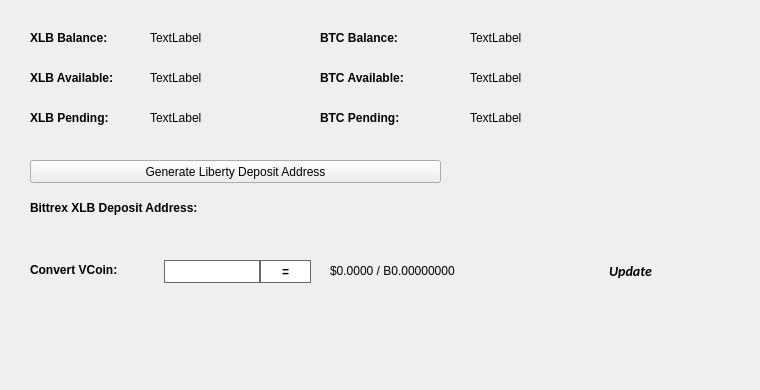
   <widget class="QWidget" name="BalanceTab">
    <attribute name="title">
     <string>Balance</string>
    </attribute>
    <widget class="QLabel" name="BitcoinBalanceLabel">
     <property name="geometry">
      <rect>
       <x>470</x>
       <y>30</y>
       <width>150</width>
       <height>16</height>
      </rect>
     </property>
     <property name="text">
      <string>TextLabel</string>
     </property>
    </widget>
    <widget class="QLabel" name="PIVBalanceLabel">
     <property name="geometry">
      <rect>
       <x>150</x>
       <y>30</y>
       <width>150</width>
       <height>16</height>
      </rect>
     </property>
     <property name="text">
      <string>TextLabel</string>
     </property>
    </widget>
    <widget class="QLabel" name="label_11">
     <property name="geometry">
      <rect>
       <x>30</x>
       <y>30</y>
       <width>101</width>
       <height>16</height>
      </rect>
     </property>
     <property name="font">
      <font>
       <weight>75</weight>
       <bold>true</bold>
      </font>
     </property>
     <property name="text">
      <string>XLB Balance:</string>
     </property>
    </widget>
    <widget class="QLabel" name="label_12">
     <property name="geometry">
      <rect>
       <x>320</x>
       <y>30</y>
       <width>101</width>
       <height>16</height>
      </rect>
     </property>
     <property name="font">
      <font>
       <weight>75</weight>
       <bold>true</bold>
      </font>
     </property>
     <property name="text">
      <string>BTC Balance:</string>
     </property>
    </widget>
    <widget class="QLabel" name="PIVAvailableLabel_2">
     <property name="geometry">
      <rect>
       <x>150</x>
       <y>70</y>
       <width>150</width>
       <height>16</height>
      </rect>
     </property>
     <property name="text">
      <string>TextLabel</string>
     </property>
    </widget>
    <widget class="QLabel" name="label_13">
     <property name="geometry">
      <rect>
       <x>30</x>
       <y>70</y>
       <width>111</width>
       <height>16</height>
      </rect>
     </property>
     <property name="font">
      <font>
       <weight>75</weight>
       <bold>true</bold>
      </font>
     </property>
     <property name="text">
      <string>XLB Available:</string>
     </property>
    </widget>
    <widget class="QLabel" name="label_14">
     <property name="geometry">
      <rect>
       <x>30</x>
       <y>110</y>
       <width>101</width>
       <height>16</height>
      </rect>
     </property>
     <property name="font">
      <font>
       <weight>75</weight>
       <bold>true</bold>
      </font>
     </property>
     <property name="text">
      <string>XLB Pending:</string>
     </property>
    </widget>
    <widget class="QLabel" name="PIVPendingLabel">
     <property name="geometry">
      <rect>
       <x>150</x>
       <y>110</y>
       <width>150</width>
       <height>16</height>
      </rect>
     </property>
     <property name="text">
      <string>TextLabel</string>
     </property>
    </widget>
    <widget class="QLabel" name="label_15">
     <property name="geometry">
      <rect>
       <x>320</x>
       <y>70</y>
       <width>111</width>
       <height>16</height>
      </rect>
     </property>
     <property name="font">
      <font>
       <weight>75</weight>
       <bold>true</bold>
      </font>
     </property>
     <property name="text">
      <string>BTC Available:</string>
     </property>
    </widget>
    <widget class="QLabel" name="BitcoinAvailableLabel">
     <property name="geometry">
      <rect>
       <x>470</x>
       <y>70</y>
       <width>150</width>
       <height>16</height>
      </rect>
     </property>
     <property name="text">
      <string>TextLabel</string>
     </property>
    </widget>
    <widget class="QLabel" name="label_31">
     <property name="geometry">
      <rect>
       <x>320</x>
       <y>110</y>
       <width>111</width>
       <height>16</height>
      </rect>
     </property>
     <property name="font">
      <font>
       <weight>75</weight>
       <bold>true</bold>
      </font>
     </property>
     <property name="text">
      <string>BTC Pending:</string>
     </property>
    </widget>
    <widget class="QLabel" name="BitcoinPendingLabel">
     <property name="geometry">
      <rect>
       <x>470</x>
       <y>110</y>
       <width>150</width>
       <height>16</height>
      </rect>
     </property>
     <property name="text">
      <string>TextLabel</string>
     </property>
    </widget>
    <widget class="QLabel" name="label_33">
     <property name="geometry">
      <rect>
       <x>30</x>
       <y>200</y>
       <width>221</width>
       <height>16</height>
      </rect>
     </property>
     <property name="font">
      <font>
       <weight>75</weight>
       <bold>true</bold>
      </font>
     </property>
     <property name="text">
      <string>Bittrex XLB Deposit Address:</string>
     </property>
    </widget>
    <widget class="QPushButton" name="GenDepositBTN">
     <property name="geometry">
      <rect>
       <x>30</x>
       <y>160</y>
       <width>411</width>
       <height>23</height>
      </rect>
     </property>
     <property name="text">
      <string>Generate Liberty Deposit Address</string>
     </property>
     <property name="icon">
      <iconset resource="../liberty.qrc">
       <normaloff>:/icons/bitcoin</normaloff>:/icons/bitcoin</iconset>
     </property>
    </widget>
    <widget class="QLabel" name="DepositAddressLabel">
     <property name="geometry">
      <rect>
       <x>200</x>
       <y>200</y>
       <width>261</width>
       <height>16</height>
      </rect>
     </property>
     <property name="palette">
      <palette>
       <active>
        <colorrole role="WindowText">
         <brush brushstyle="SolidPattern">
          <color alpha="255">
           <red>0</red>
           <green>0</green>
           <blue>0</blue>
          </color>
         </brush>
        </colorrole>
        <colorrole role="Text">
         <brush brushstyle="SolidPattern">
          <color alpha="255">
           <red>0</red>
           <green>0</green>
           <blue>255</blue>
          </color>
         </brush>
        </colorrole>
       </active>
       <inactive>
        <colorrole role="WindowText">
         <brush brushstyle="SolidPattern">
          <color alpha="255">
           <red>0</red>
           <green>0</green>
           <blue>0</blue>
          </color>
         </brush>
        </colorrole>
        <colorrole role="Text">
         <brush brushstyle="SolidPattern">
          <color alpha="255">
           <red>0</red>
           <green>0</green>
           <blue>255</blue>
          </color>
         </brush>
        </colorrole>
       </inactive>
       <disabled>
        <colorrole role="WindowText">
         <brush brushstyle="SolidPattern">
          <color alpha="255">
           <red>120</red>
           <green>120</green>
           <blue>120</blue>
          </color>
         </brush>
        </colorrole>
        <colorrole role="Text">
         <brush brushstyle="SolidPattern">
          <color alpha="255">
           <red>120</red>
           <green>120</green>
           <blue>120</blue>
          </color>
         </brush>
        </colorrole>
       </disabled>
      </palette>
     </property>
     <property name="font">
      <font>
       <weight>75</weight>
       <bold>true</bold>
      </font>
     </property>
     <property name="text">
      <string/>
     </property>
     <property name="alignment">
      <set>Qt::AlignRight|Qt::AlignTrailing|Qt::AlignVCenter</set>
     </property>
     <property name="textInteractionFlags">
      <set>Qt::LinksAccessibleByMouse|Qt::TextSelectableByKeyboard|Qt::TextSelectableByMouse</set>
     </property>
    </widget>
    <widget class="QLabel" name="label_8">
     <property name="geometry">
      <rect>
       <x>460</x>
       <y>300</y>
       <width>281</width>
       <height>81</height>
      </rect>
     </property>
     <property name="text">
      <string/>
     </property>
     <property name="pixmap">
      <pixmap>:/images/bittrex</pixmap>
     </property>
    </widget>
    <widget class="QWidget" name="widgetConversion" native="true">
     <property name="geometry">
      <rect>
       <x>0</x>
       <y>250</y>
       <width>751</width>
       <height>43</height>
      </rect>
     </property>
     <property name="minimumSize">
      <size>
       <width>0</width>
       <height>43</height>
      </size>
     </property>
     <property name="styleSheet">
      <string notr="true"/>
     </property>
     <widget class="QPushButton" name="btnUpdateMarketData">
      <property name="geometry">
       <rect>
        <x>575</x>
        <y>0</y>
        <width>111</width>
        <height>41</height>
       </rect>
      </property>
      <property name="sizePolicy">
       <sizepolicy hsizetype="Expanding" vsizetype="Expanding">
        <horstretch>0</horstretch>
        <verstretch>0</verstretch>
       </sizepolicy>
      </property>
      <property name="font">
       <font>
        <family>calibri</family>
        <pointsize>-1</pointsize>
        <weight>75</weight>
        <italic>true</italic>
        <bold>true</bold>
       </font>
      </property>
      <property name="styleSheet">
       <string notr="true">margin:0px;text-align:center;padding:2px;border-radius:3px;font-style:italic;width:100px;font-size:14px;font-family:calibri;font-weight:600;</string>
      </property>
      <property name="text">
       <string>Update</string>
      </property>
      <property name="iconSize">
       <size>
        <width>150</width>
        <height>35</height>
       </size>
      </property>
      <property name="autoDefault">
       <bool>true</bool>
      </property>
      <property name="default">
       <bool>true</bool>
      </property>
     </widget>
     <widget class="QLabel" name="lblConvertVCoin">
      <property name="geometry">
       <rect>
        <x>30</x>
        <y>10</y>
        <width>131</width>
        <height>20</height>
       </rect>
      </property>
      <property name="styleSheet">
       <string notr="true"/>
      </property>
      <property name="text">
       <string>&lt;html&gt;&lt;head/&gt;&lt;body&gt;&lt;p&gt;&lt;span style=&quot; font-weight:600;&quot;&gt;Convert VCoin:&lt;/span&gt;&lt;/p&gt;&lt;/body&gt;&lt;/html&gt;</string>
      </property>
     </widget>
     <widget class="QLineEdit" name="txtConvertVCoinQty">
      <property name="geometry">
       <rect>
        <x>160</x>
        <y>10</y>
        <width>100</width>
        <height>23</height>
       </rect>
      </property>
      <property name="minimumSize">
       <size>
        <width>100</width>
        <height>23</height>
       </size>
      </property>
      <property name="maximumSize">
       <size>
        <width>100</width>
        <height>16777215</height>
       </size>
      </property>
      <property name="styleSheet">
       <string notr="true">border: 1px solid #61696c;margin-left:4px;</string>
      </property>
     </widget>
     <widget class="QPushButton" name="btnConvertLiberty">
      <property name="geometry">
       <rect>
        <x>260</x>
        <y>10</y>
        <width>51</width>
        <height>23</height>
       </rect>
      </property>
      <property name="minimumSize">
       <size>
        <width>0</width>
        <height>23</height>
       </size>
      </property>
      <property name="styleSheet">
       <string notr="true">border:1px solid #61696c;background:white;font-weight:600;</string>
      </property>
      <property name="text">
       <string>=</string>
      </property>
     </widget>
     <widget class="QLabel" name="lblConvertVCoinResults">
      <property name="geometry">
       <rect>
        <x>330</x>
        <y>0</y>
        <width>201</width>
        <height>41</height>
       </rect>
      </property>
      <property name="styleSheet">
       <string notr="true"/>
      </property>
      <property name="text">
       <string>$0.0000 / B0.00000000</string>
      </property>
     </widget>
     <widget class="QLabel" name="iconOverviewUpdateWait">
      <property name="geometry">
       <rect>
        <x>670</x>
        <y>10</y>
        <width>24</width>
        <height>24</height>
       </rect>
      </property>
      <property name="text">
       <string/>
      </property>
      <property name="pixmap">
       <pixmap resource="../liberty.qrc">:/icons/transaction_1</pixmap>
      </property>
      <property name="scaledContents">
       <bool>true</bool>
      </property>
      <property name="alignment">
       <set>Qt::AlignCenter</set>
      </property>
     </widget>
    </widget>
   </widget>
